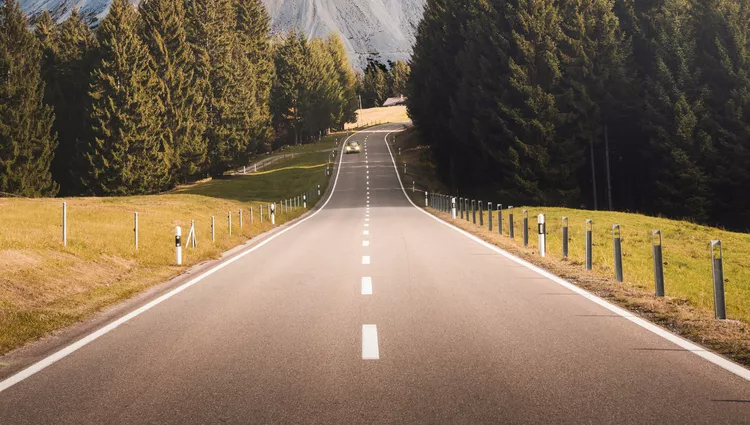
#> input picture LanePerception/Images/test_lane.jpg, 750 x 425 px
$ python lane_detector.py
#> lines starting #> are read from the running program, lines starting #| are printed output that depends on the picture; after the words box and inside, x2 and y2 are one past the last pixel; in counts of white or black regions, pixels touching at a corner belong together
# Building a lane perception program that can take road images and dashcam video as input and highlight lanes from it.

from cgitb import grey
from doctest import debug
from PIL.ImageQt import rgb
import cv2
import numpy as np
import matplotlib.pyplot as plt

# Function to create a region on interest, which in our case is a triangle. This helps us
# Mask the other parts of the image like trees, fences, branches, etc.

def region_of_interest (image):
    # define height and width of grayscale image
    img_height = image.shape[0]
    img_width = image.shape[1]
    horizon_y = int(img_height * 0.2)

    # Define our triangle polygon (Bottom-Left, Top-Peak, Bottom-Right)
    img_triangle = np.array([[(0, img_height), (img_width // 2, horizon_y), (img_width, img_height)]])

    # Create a black mask of the given width and height
    black_mask = np.zeros_like(image)

    # Fill the triangle with white
    cv2.fillPoly(black_mask, img_triangle, 255)

    masked_image = cv2.bitwise_and(image, black_mask)
    return masked_image

# Helper function to make co-ordinates
def make_coordinates(image, line_parameters):
    slope, intercept = line_parameters
    y1 = image.shape[0]  # Bottom of the image
    y2 = int(y1 * (3/5)) # Slightly lower than the middle

    # x = (y - b) / m
    x1 = int((y1 - intercept) / slope)
    x2 = int((y2 - intercept) / slope)

    return np.array([x1, y1, x2, y2])

# Helper function to draw lines from the co-ordinates we plant to get from cv2.HoughLinesP
def draw_lines(image, lines):
    # Create black image of the image with same dimensions
    line_image = np.zeros_like(image)

    left_slopes = []
    right_slopes = []

    if lines is not None:
        for line in lines:
            # Get co-ordinates
            x1, y1, x2, y2 = line.reshape(4)
            if x2 - x1 == 0:
                slope_m = 0
            else:
                slope_m = (y2 - y1)/(x2 - x1)
            intercept = y1 - slope_m*x1

            if abs(slope_m) > 0.5:
                if slope_m <= 0:
                    left_slopes.append([slope_m, intercept])
                else:
                    right_slopes.append([slope_m, intercept])

    if len(left_slopes) > 0:
          avg_left_slope = np.average(left_slopes, axis=0)
    else:
        avg_left_slope = None

    if len(right_slopes) > 0:
          avg_right_slope = np.average(right_slopes, axis=0)
    else:
        avg_right_slope = None


    # Calculate coordinates for Left Lane
    if avg_left_slope is not None: # Check if we actually found a line
        left_line = make_coordinates(image, avg_left_slope)
        x1, y1, x2, y2 = left_line
        cv2.line(line_image, (x1, y1), (x2, y2), (255, 0, 0), 10)

    # Calculate coordinates for Right Lane
    if avg_right_slope is not None:
        right_line = make_coordinates(image, avg_right_slope)
        x1, y1, x2, y2 = right_line
        cv2.line(line_image, (x1, y1), (x2, y2), (255, 0, 0), 10)

    return line_image

# Importing test_lane image and converting to grayscale
img_test_lane = cv2.imread('./Images/test_lane.jpg')
#> img_test_lane is the input picture: shape (425, 750, 3); mean B, G, R 83.3, 105.7, 125.9
img_test_lane_rgb = cv2.cvtColor(img_test_lane, cv2.COLOR_BGR2RGB)

# Check if image is loaded or not
if img_test_lane is None:
    print("Error - no image found")

else: # Convert to grayscale
    img_test_lane_gray = cv2.cvtColor(img_test_lane, cv2.COLOR_BGR2GRAY)

#  Next we need to apply a gaussian blur in order to smoothen the image, this is to smoothen the images so that a computer doesn't
#  Mistake gravel or coarse edges for lines.

img_test_lane_blur = cv2.GaussianBlur(img_test_lane_gray, (5, 5), 0)
img_test_lane_median_blur = cv2.medianBlur(img_test_lane_gray, 5, 0)

# Now to find edge detection - for edge detection, we rely on the rate of change or gradient. For example,
# if there is a sharp change between gravel and white line, there's a gradient there. We use gradients for
# Edge detection

# Canny Algorithm/Tool 50, 150 are the thresholds we're using, others for experiementation.

img_test_lane_canny1 = cv2.Canny(img_test_lane_blur, 50, 150)
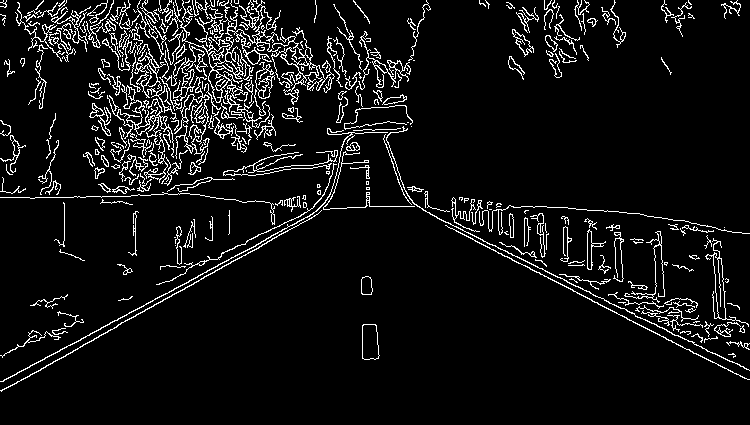
#> img_test_lane_canny1: shape (425, 750); 7% white in thin lines or dots
img_test_lane_canny2 = cv2.Canny(img_test_lane_blur, 40, 160)
#> img_test_lane_canny2: shape (425, 750); 7.3% white in thin lines or dots
img_test_lane_canny3 = cv2.Canny(img_test_lane_blur, 60, 140)
#> img_test_lane_canny3: shape (425, 750); 6.9% white in thin lines or dots
img_test_lane_cropped = region_of_interest(cv2.Canny(img_test_lane_median_blur, 50, 150))
#> in region_of_interest, `cv2.fillPoly(black_mask, img_triangle, 255)`: black_mask: shape (425, 750); 40% white; 1 white region, box (x1, y1, x2, y2) and area: (1, 85, 750, 425) 127535
#> in region_of_interest, `masked_image = cv2.bitwise_and(image, black_mask)`: masked_image: shape (425, 750); 1% white in thin lines or dots, all inside (x1, y1, x2, y2) = (96, 89, 641, 360)
#> in region_of_interest, `masked_image = cv2.bitwise_and(image, black_mask)`:
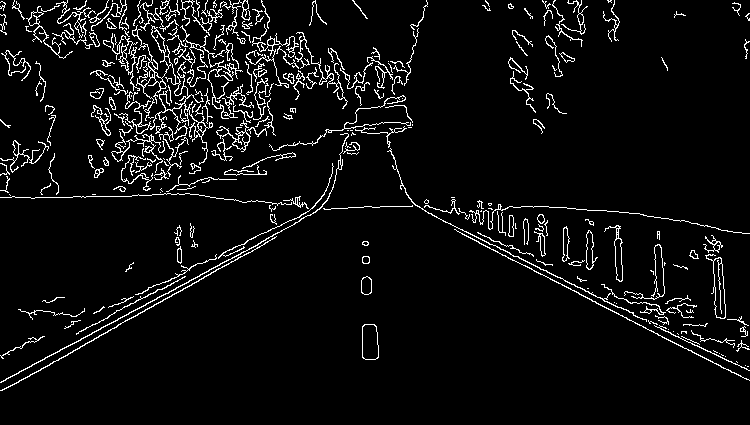
#> image: shape (425, 750); 5.5% white in thin lines or dots

# Hough Transform to find lines
# rho=2, theta=1 degree, threshold=100 votes
# minLineLength=40 pixels, maxLineGap=5 pixels (connects dashed lines!)
lines = cv2.HoughLinesP(img_test_lane_cropped, 2, np.pi/180, 100, np.array([]), minLineLength=40, maxLineGap=5)
#> lines = [[425, 211, 562, 278], [118, 318, 281, 231], [457, 231, 639, 324], [129, 319, 203, 278], [97, 337, 154, 304], [457, 213, 501, 215], [145, 297, 185, 276], [222, 253, 271, 229], [152, 306, 231, 261], [499, 248, 621, 308]]

# Draw lines on black image
black_line_image = draw_lines(img_test_lane, lines)
#> the loop in draw_lines, `for line in lines:` made 10 passes
#> (x1, y1, x2, y2, slope_m, intercept) on passes 1 to 10: (425, 211, 562, 278, 0.489, 3.15), (118, 318, 281, 231, -0.534, 381), (457, 231, 639, 324, 0.511, -2.52), (129, 319, 203, 278, -0.554, 390.5), (97, 337, 154, 304, -0.579, 393.2), (457, 213, 501, 215, 0.0455, 192.2), (145, 297, 185, 276, -0.525, 373.1), (222, 253, 271, 229, -0.49, 361.7), (152, 306, 231, 261, -0.57, 392.6), (499, 248, 621, 308, 0.492, 2.59)
#> after the loop in draw_lines, `for line in lines:`: left_slopes = [[-0.534, 381], [-0.554, 390.5], [-0.579, 393.2], [-0.525, 373.1], [-0.57, 392.6]]; right_slopes = [[0.511, -2.52]]
#> in draw_lines, `avg_left_slope = np.average(left_slopes, axis=0)`: avg_left_slope = [-0.552, 386.1]
#> in draw_lines, `avg_right_slope = np.average(right_slopes, axis=0)`: avg_right_slope = [0.511, -2.52]
#> in make_coordinates, `slope, intercept = line_parameters`: slope = -0.552; intercept = 386.1
#> in make_coordinates, `x1 = int((y1 - intercept) / slope)`: x1 = -70
#> in make_coordinates, `x2 = int((y2 - intercept) / slope)`: x2 = 237
#> in draw_lines, `left_line = make_coordinates(image, avg_left_slope)`: left_line = [-70, 425, 237, 255]
#> in draw_lines, `x1, y1, x2, y2 = left_line`: x1 = -70; y1 = 425; x2 = 237; y2 = 255
#> in draw_lines, `right_line = make_coordinates(image, avg_right_slope)`: right_line = [836, 425, 503, 255]
#> in draw_lines, `x1, y1, x2, y2 = right_line`: x1 = 836; x2 = 503
#> in draw_lines, `cv2.line(line_image, (x1, y1), (x2, y2), (255, 0, 0), 10)`:
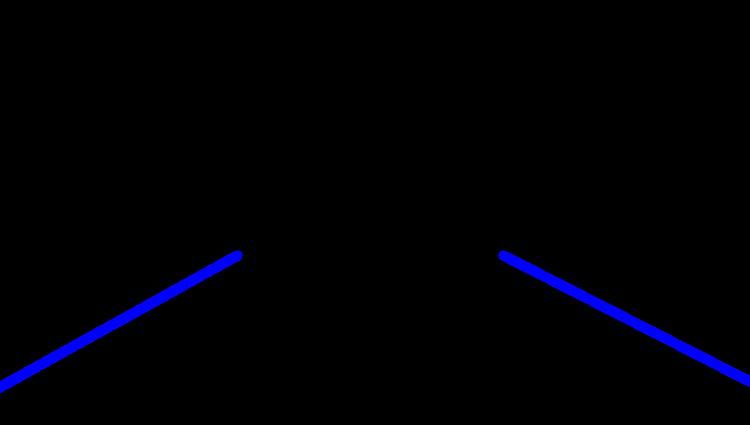
#> line_image: shape (425, 750, 3); mean of channels 0, 1, 2 4.8, 0, 0; drawn as B, G, R

# Showing them together to highlight the difference (2 rows x 3 columns)
fig, axes = plt.subplots(2, 3, figsize=(12, 7))
axes = axes.flatten()  # 1D array so we can index 0..5

# Display the images in the respective subplots
images = [
    (img_test_lane_rgb, 'Original'),
    (img_test_lane_gray, 'Grayscale'),
    (img_test_lane_blur, 'Gaussian blur'),
    (img_test_lane_median_blur, 'Median Blur'),
    (img_test_lane_canny1, 'Canny (50, 150)'),
    (img_test_lane_cropped, 'Canny cropped (50, 150)')
]
for i, (img, title) in enumerate(images):
    axes[i].imshow(img, cmap='gray')
    axes[i].set_title(title, fontsize=11)
    axes[i].axis('off')  # cleaner look: no ticks/axes
#> this loop made 6 passes
#> title on passes 1 to 6: 'Original', 'Grayscale', 'Gaussian blur', 'Median Blur', 'Canny (50, 150)', 'Canny cropped (50, 150)'

# Hide the empty 6th subplot
axes[5].axis('off')

fig.suptitle('Lane perception pipeline', fontsize=14, fontweight='bold', y=1.02)
plt.tight_layout()
plt.show()

# Blend the original image with the line image
# 0.8 = keep 80% of the original road brightness
# 1.0 = keep 100% of the blue line brightness
combo_image = cv2.addWeighted(img_test_lane, 0.8, black_line_image, 1, 1)

# Show the final result
# We convert BGR (OpenCV format) to RGB (Matplotlib format) so colors look right
plt.imshow(cv2.cvtColor(combo_image, cv2.COLOR_BGR2RGB))
plt.show()

# Video Capture
video_lane = cv2.VideoCapture('./Videos/solidWhiteRight.mp4')

# Set up VideoWriter to save the processed video (same size and FPS as input)
width = int(video_lane.get(cv2.CAP_PROP_FRAME_WIDTH))
height = int(video_lane.get(cv2.CAP_PROP_FRAME_HEIGHT))
fps = video_lane.get(cv2.CAP_PROP_FPS)
output_path = './Videos/output_lanes.mp4'
fourcc = cv2.VideoWriter_fourcc(*'mp4v')
out = cv2.VideoWriter(output_path, fourcc, fps, (width, height))

while(video_lane.isOpened()):
   ret, frame = video_lane.read()
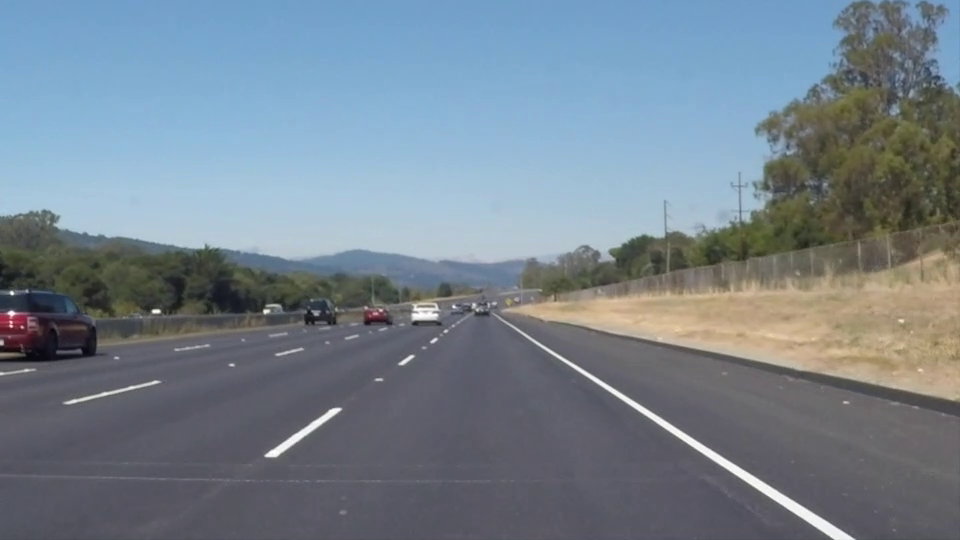
#> input picture frame 22 of LanePerception/Videos/solidWhiteRight.mp4, 960 x 540 px
#> frame is the input picture: shape (540, 960, 3); mean B, G, R 141.9, 130.7, 117.7

   if not ret:
    break
   else:
    #cv2.imshow("Test frame from video", frame)
    canny_image = cv2.Canny(frame, 50, 150)
#> canny_image: shape (540, 960); 3.1% white in thin lines or dots
    cropped_canny_image = region_of_interest(canny_image)
#> in region_of_interest (call 2), `cv2.fillPoly(black_mask, img_triangle, 255)`: black_mask: shape (540, 960); 40% white; 1 white region, box (x1, y1, x2, y2) and area: (1, 108, 960, 540) 207408
#> in region_of_interest (call 2), `masked_image = cv2.bitwise_and(image, black_mask)`: masked_image: shape (540, 960); 1% white in thin lines or dots, all inside (x1, y1, x2, y2) = (229, 241, 856, 540)
    lines = cv2.HoughLinesP(cropped_canny_image, 2, np.pi/180, 100, np.array([]), minLineLength=40, maxLineGap=5)
#> lines = 18 rows, first 6: [562, 356, 855, 539], [507, 321, 563, 358], [498, 319, 740, 477], [626, 403, 835, 539], [593, 329, 762, 362], [454, 311, 494, 311]
    black_line_canny = draw_lines(frame, lines)
#> the loop in draw_lines (call 2), `for line in lines:` made 18 passes
#> (x1, y1, x2, y2, slope_m, intercept) on passes 1 to 12: (562, 356, 855, 539, 0.625, 4.99), (507, 321, 563, 358, 0.661, -13.98), (498, 319, 740, 477, 0.653, -6.14), (626, 403, 835, 539, 0.651, -4.35), (593, 329, 762, 362, 0.195, 213.2), (454, 311, 494, 311, 0, 311), (320, 311, 373, 305, -0.113, 347.2), (552, 302, 599, 299, -0.0638, 337.2), (634, 341, 753, 367, 0.218, 202.5), (264, 455, 336, 407, -0.667, 631), (275, 457, 341, 409, -0.727, 657), (264, 454, 333, 408, -0.667, 630)
#> in draw_lines (call 2), `cv2.line(line_image, (x1, y1), (x2, y2), (255, 0, 0), 10)`: line_image: shape (540, 960, 3); mean of channels 0, 1, 2 4.3, 0, 0
    combo_frame = cv2.addWeighted(frame, 0.8, black_line_canny, 1, 1)
    out.write(combo_frame)
    cv2.imshow("Test frame from vid", combo_frame)

   # Press 'q' to quit
    if cv2.waitKey(1) & 0xFF == ord('q'):
#> (key q is pressed here)
        break

video_lane.release()
out.release()
cv2.destroyAllWindows()
print(f"Saved processed video to {output_path}")

# Creating a bird's eye view to mimic a drone view - this will help us handle cases where there are curves on the road.
# Idea is to use the cropped triangle image and chop off a portion at the head. Then, we use the points of the remaining trapezoid
# to do a perspective transform using cv2.perspectiveTransform() to give us the new values.

# Define src and dst for perspective transform lane
h, w = img_test_lane.shape[:2]
#> h = 425; w = 750

src = np.float32([
    [w * 0.025, h],       # Bottom-Left
    [w * 0.975, h],       # Bottom-Right
    [w * 0.70, h * 0.65], # Top-Right (Example ratio)
    [w * 0.30, h * 0.65]  # Top-Left (Example ratio)
])

dst = np.float32([
    [w * 0.20, h],       # Bottom-Left
    [w * 0.80, h],       # Bottom-Right
    [w * 0.80, 0],       # Top-Right
    [w * 0.20, 0]        # Top-Left
])

print("Image shape:", img_test_lane.shape)
#| Image shape: (425, 750, 3)

# Chop off the image and lets see what it looks like
# Create a copy so we don't mess up the original
debug_image = img_test_lane_rgb.copy()

# Draw the 4 source points
for point in src:
    x, y = int(point[0]), int(point[1])
    cv2.circle(debug_image, (x, y), 10, (255, 0, 0), -1) # Red dots
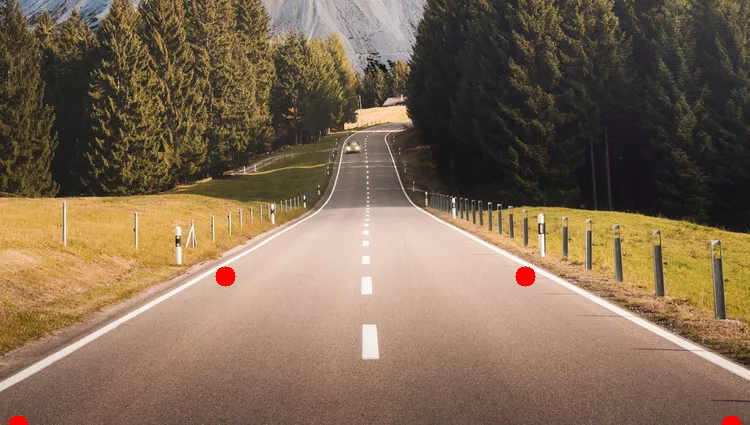
#> debug_image: shape (425, 750, 3); mean R, G, B 126.1, 105.2, 82.8

# Draw the polygon connecting them
pts = src.reshape((-1, 1, 2)).astype(np.int32)
cv2.polylines(debug_image, [pts], True, (255, 0, 0), 3)
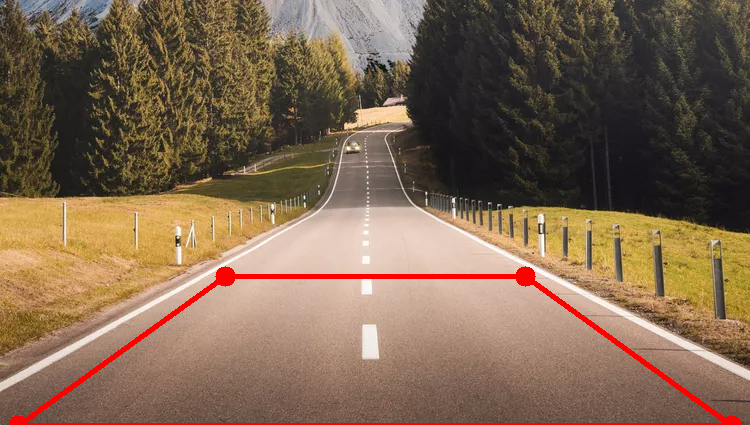
#> debug_image: shape (425, 750, 3); 1.64% of pixels changed, all inside (x1, y1, x2, y2) = (25, 274, 725, 425)

plt.imshow(debug_image)
plt.show()

M = cv2.getPerspectiveTransform(src, dst)
#> M = [[-0.966, -2.23, 737.1], [3.11e-16, -4.37, 1206.6], [0, -0.00595, 1]]

# We need the width and height of the image for the last argument
img_size = (img_test_lane_rgb.shape[1], img_test_lane_rgb.shape[0]) # (width, height)
#> img_size = (750, 425)
warped_image = cv2.warpPerspective(img_test_lane_gray, M, img_size)
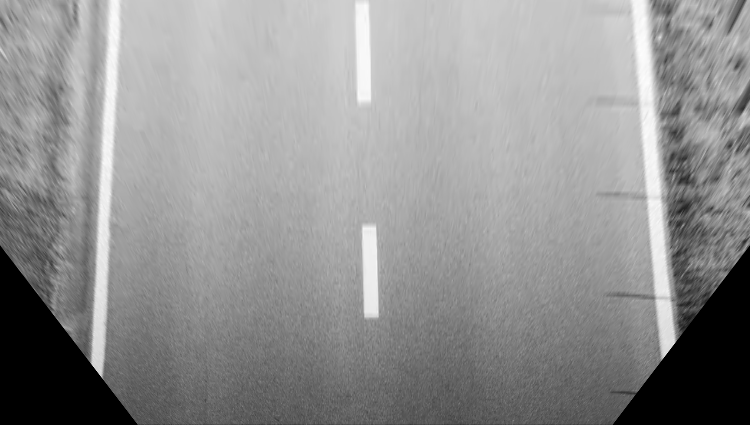
#> warped_image: shape (425, 750); min 0, max 253, mean 145.9
plt.imshow(warped_image, cmap='gray')
plt.show()
